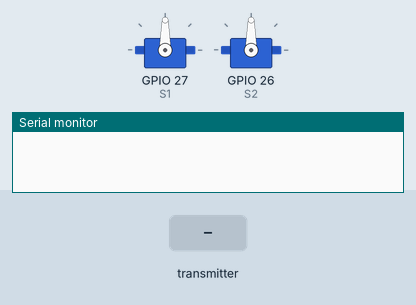
This sketch was run on a simulated ESP32. Parts: 2 × servo, the last lines printed to the serial monitor. The inputs (shaded band) are chosen by the test bench.

Above: at 1.2 s.
1.3 s: the transmitter starts sending lxAxisValue = 0
At 2.1 s:
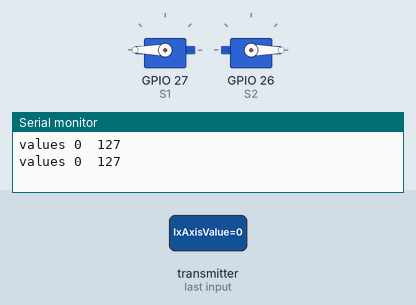
2.8 s: the transmitter starts sending lyAxisValue = 255
At 3.3 s:
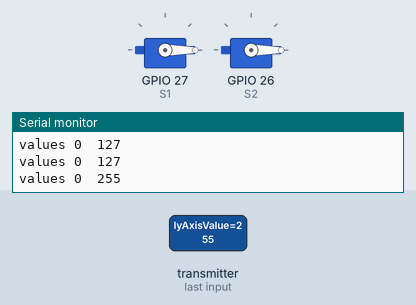
4.3 s: the transmitter starts sending lxAxisValue = 255
At 5.5 s:
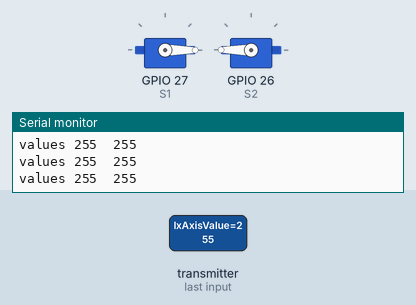
5.8 s: the transmitter starts sending lxAxisValue = 64
At 6.7 s:
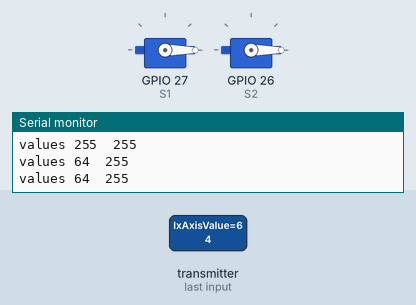
7.3 s: the transmitter starts sending lyAxisValue = 0
At 7.9 s:
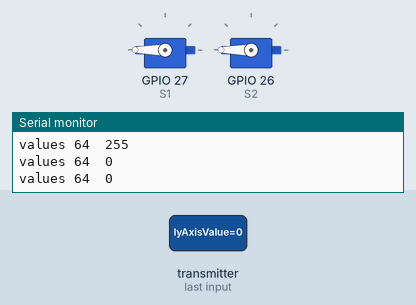
8.8 s: the transmitter starts sending lyAxisValue = 64
At 10.2 s:
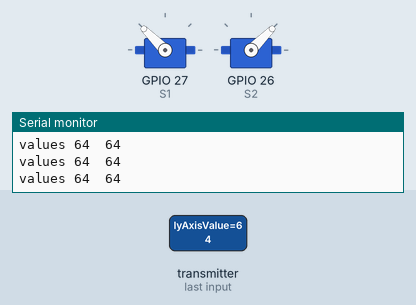
Timing chart, 0 to 11.3 s (numbered marks = the images above; inputs shaded):
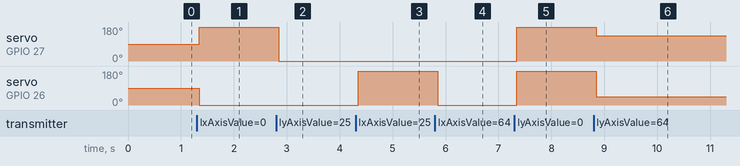

Measured:
- after the input at 1.3 s, servo on GPIO 27 (S1): 90° → 180° after 0.05 s; servo on GPIO 26 (S2): 90° → 0° after 0.05 s
- after the input at 2.8 s, servo on GPIO 27 (S1): 180° → 0° after 0.05 s
- after the input at 4.3 s, servo on GPIO 26 (S2): 0° → 180° after 0.05 s
- after the input at 5.8 s, servo on GPIO 26 (S2): 180° → 0° after 0.05 s
- after the input at 7.3 s, servo on GPIO 27 (S1), servo on GPIO 26 (S2): 0° → 180° after 0.05 s
- after the input at 8.8 s, servo on GPIO 27 (S1): 180° → 135° after 0.05 s; servo on GPIO 26 (S2): 180° → 45° after 0.05 s

The sketch:

Receiver_with_elevon_mix.ino
```cpp
#include <esp_now.h>
#include <WiFi.h>
#include <ESP32Servo.h>

#define SIGNAL_TIMEOUT 1000  // This is signal timeout in milli seconds. We will reset the data if no signal

unsigned long lastRecvTime = 0;
bool elevon_mix = true;

typedef struct PacketData
{
  byte lxAxisValue;
  byte lyAxisValue;

}PacketData;
PacketData receiverData;

Servo S1;     //servo
Servo S2;     //esc

//Assign default input received values
void setInputDefaultValues()
{
  // The middle position for joystick. (254/2=127)
  receiverData.lxAxisValue = 127;
  receiverData.lyAxisValue = 127;
}

void mapAndWriteValues()
{
  if(elevon_mix == true){

     if( abs( 127 - receiverData.lxAxisValue ) >= abs( 127 - receiverData.lyAxisValue ) )
     {
        //stick is more X than Y
        //servos move in tandem
        //receiverData.lxAxisValue = map( receiverData.lxAxisValue, 0, 254, 0, 180 );
        S2.write( map( receiverData.lxAxisValue, 0, 254, 0, 180 ) );
        S1.write( map( receiverData.lxAxisValue, 0, 254, 180, 0 ) );

     }//if
     else
     {
        //stick is moreY than X
        //servos move opposite
        //receiverData.lyAxisValue = map( receiverData.lyAxisValue, 0, 254, 0, 180 );
        S2.write( map( receiverData.lyAxisValue, 0, 254, 180, 0 ));
        S1.write( map( receiverData.lyAxisValue, 0, 254, 180, 0 ));

     }//else


  }
  else{
    S2.write(map(receiverData.lxAxisValue, 0, 254, 0, 180));
    S1.write(map(receiverData.lyAxisValue, 0, 254, 0, 180));
  }

}

// callback function that will be executed when data is received
void OnDataRecv(const uint8_t * mac, const uint8_t *incomingData, int len)
{
  if (len == 0)
  {
    return;
  }
  memcpy(&receiverData, incomingData, sizeof(receiverData));

  String inputData ;
  inputData = inputData + "values " + receiverData.lxAxisValue + "  " + receiverData.lyAxisValue ;
  Serial.println(inputData);

  mapAndWriteValues();
  lastRecvTime = millis();
}

void setUpPinModes()
{
  S1.attach(27, 1000, 2000);
  S2.attach(26, 1000, 2000);

  setInputDefaultValues();
  mapAndWriteValues();
}

void setup()
{
  setUpPinModes();

  Serial.begin(115200);
  WiFi.mode(WIFI_STA);

  // Init ESP-NOW
  if (esp_now_init() != ESP_OK)
  {
    Serial.println("Error initializing ESP-NOW");
    return;
  }

  esp_now_register_recv_cb(OnDataRecv);
}


void loop()
{
  //Check Signal lost.
  unsigned long now = millis();
  if ( now - lastRecvTime > SIGNAL_TIMEOUT )
  {
    setInputDefaultValues();
    mapAndWriteValues();
  }
}
```
